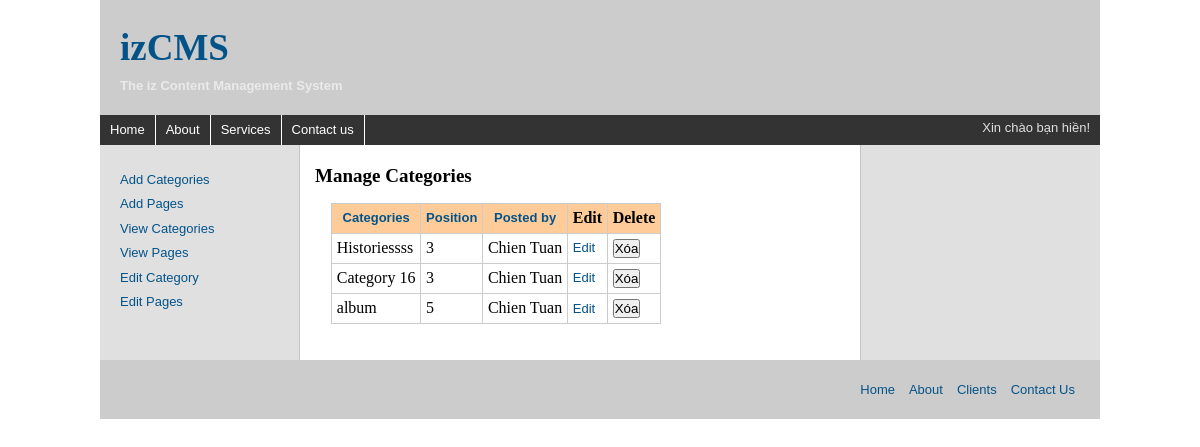
/admin/view_categories.php, run on the app's committed database.
### tables this page shows
CREATE TABLE `categories` (
  `cat_id` int(11) NOT NULL,
  `user_id` int(11) NOT NULL,
  `cat_name` varchar(100) NOT NULL,
  `position` tinyint(4) NOT NULL
);

### admin/view_categories.php (the view, shortened to what this page needs)
<?php require_once'../inc/lib.php'; ?>
<?php require_once('templates-part/head.php');?>
<?php require_once('templates-part/header.php'); ?>
<?php require_once('templates-part/menu.php');?>
<?php require_once("templates-part/slider-admin.php"); ?>
   <div id="content">
    <h2>Manage Categories</h2>
    <table>
        <thead>
            <tr>
                <th><a href="view_categories.php?sort=cat">Categories</a></th>
                <th><a href="view_categories.php?sort=pos">Position</th>
                <th><a href="view_categories.php?sort=by">Posted by</th>
                <th>Edit</th>
                <th>Delete</th>
            </tr>
        </thead>
        <tbody>
            <?php
                if(isset($_GET['sort'])) {
                switch ($_GET['sort']) {
                    case 'cat':
                    $order_by = 'cat_name';
                    break;
                    case 'pos':
                    $order_by = 'position';
                    break;
                    case 'by':
                    $order_by = 'name';
                    break;
                    default:
                    $order_by = 'position';
                    break;
                }
            } else {
                $order_by = 'position';
            }
                $q  = " SELECT c.cat_id,c.cat_name,c.position,c.user_id, CONCAT_WS(' ',first_name,last_name) AS name";
                $q .= " FROM categories AS c";
                $q .= " JOIN users AS u";
                $q .= " USING(user_id)";
                $q .= " ORDER BY {$order_by} ASC";
                $r=mysqli_query($conn,$q) or die("Query {$q} \n<br/>MySQL Error:".mysqli_error($conn));
                while ($row=mysqli_fetch_array($r,MYSQLI_ASSOC)) :
                ?>
                    <tr>
                        <td> <?php echo $row["cat_name"]; ?> </td>
                        <td> <?php echo $row["position"]; ?> </td>
                        <td> <?php echo $row["name"]; ?> </td>
                        <td> <a href='edit_category.php?cid=<?php echo $row["cat_id"];?>'> Edit </a> </td>
                        <td>
                            <form method="POST">
                                <button type="submit" onclick="return confirm('bạn có chắc chắn muốn xóa không??')"> Xóa</button>
                            </form>
                        </td>
                    </tr>
                 <?php endwhile ?>
        </tbody>
    </table>
</div>
<?php require_once('templates-part/footer.php');?>

### admin/css/style.css (style rules this page uses)
* { margin: 0; padding: 0 }
p, label, a { color: #333333; line-height: 1.5; font-size: 13px; font-family:'lucida grande',tahoma,verdana,arial,sans-serif； }
a { color: #035389; text-decoration: none; }
h2 a, h2 { margin: 0; font-size: 19px; font-family: museo, georgia, san-serif; }
#content { float: left;width: 530px;padding: 20px 0;margin: 0 0 0 15px; }
table { margin: 1em; border-collapse: collapse; }
td, th { padding: .3em; border: 1px #ccc solid; }
thead { background: #fc9; }

### data on the page
categories: cat_name "Historiessss", position "3", name "Chien Tuan"
categories: cat_name "Category 16", position "3", name "Chien Tuan"
categories: cat_name "album", position "5", name "Chien Tuan"
